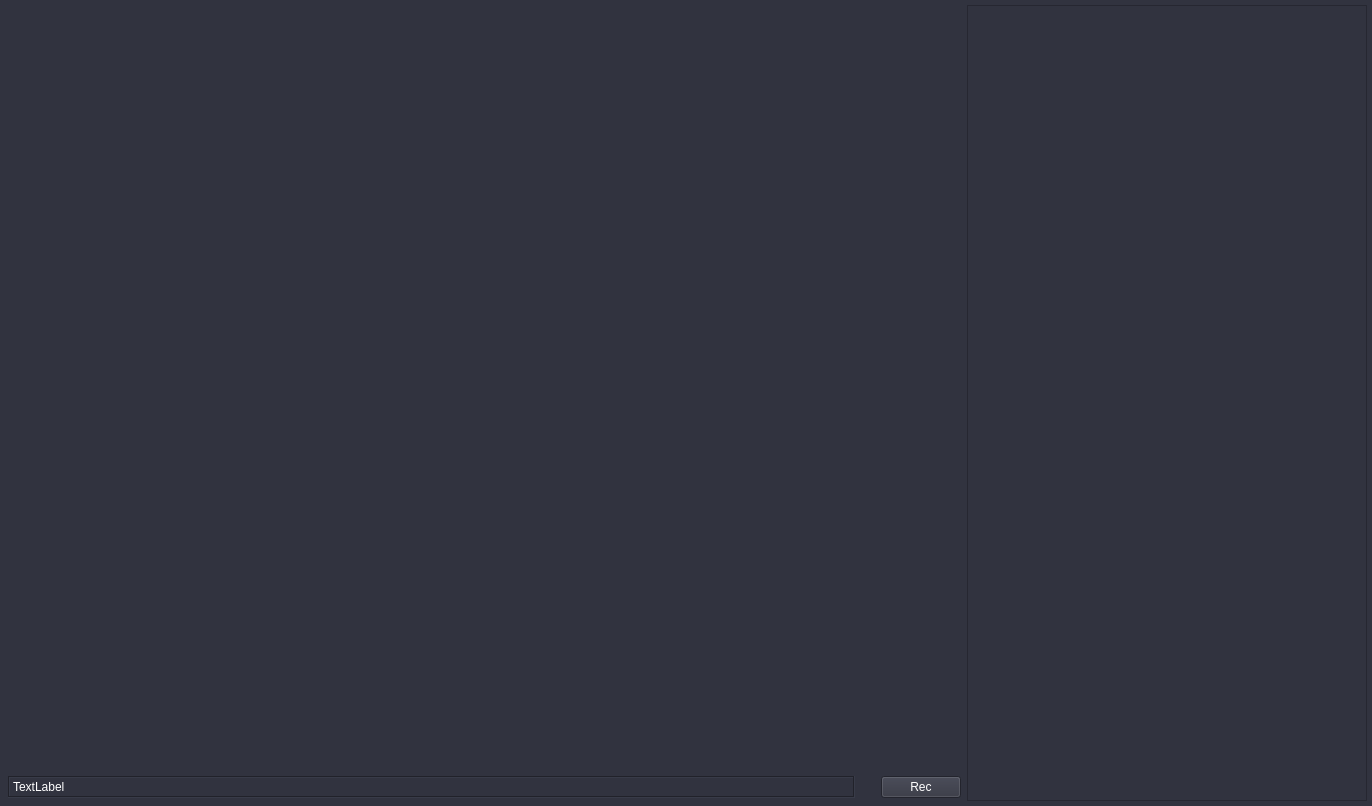
<?xml version="1.0" encoding="UTF-8"?>
<ui version="4.0">
 <class>MainWindow</class>
 <widget class="QMainWindow" name="MainWindow">
  <property name="geometry">
   <rect>
    <x>0</x>
    <y>0</y>
    <width>1372</width>
    <height>806</height>
   </rect>
  </property>
  <property name="sizePolicy">
   <sizepolicy hsizetype="Expanding" vsizetype="Expanding">
    <horstretch>0</horstretch>
    <verstretch>0</verstretch>
   </sizepolicy>
  </property>
  <property name="windowTitle">
   <string>MainWindow</string>
  </property>
  <property name="styleSheet">
   <string notr="true">background-color:rgb(49, 51, 63);
color:white</string>
  </property>
  <widget class="QWidget" name="centralwidget">
   <property name="sizePolicy">
    <sizepolicy hsizetype="Expanding" vsizetype="Expanding">
     <horstretch>0</horstretch>
     <verstretch>0</verstretch>
    </sizepolicy>
   </property>
   <layout class="QGridLayout" name="gridLayout">
    <property name="margin">
     <number>3</number>
    </property>
    <property name="spacing">
     <number>3</number>
    </property>
    <item row="0" column="1">
     <layout class="QHBoxLayout" name="horizontalLayout">
      <property name="margin">
       <number>2</number>
      </property>
      <item>
       <layout class="QVBoxLayout" name="verticalLayout">
        <property name="margin">
         <number>2</number>
        </property>
        <item>
         <widget class="MyVideoWidget" name="videowidget" native="true">
          <property name="sizePolicy">
           <sizepolicy hsizetype="Expanding" vsizetype="Expanding">
            <horstretch>0</horstretch>
            <verstretch>0</verstretch>
           </sizepolicy>
          </property>
          <property name="minimumSize">
           <size>
            <width>320</width>
            <height>240</height>
           </size>
          </property>
         </widget>
        </item>
        <item>
         <layout class="QHBoxLayout" name="horizontalLayout_4">
          <property name="margin">
           <number>1</number>
          </property>
          <item>
           <widget class="QLabel" name="statuslabel">
            <property name="sizePolicy">
             <sizepolicy hsizetype="Expanding" vsizetype="Preferred">
              <horstretch>0</horstretch>
              <verstretch>0</verstretch>
             </sizepolicy>
            </property>
            <property name="frameShape">
             <enum>QFrame::Box</enum>
            </property>
            <property name="frameShadow">
             <enum>QFrame::Sunken</enum>
            </property>
            <property name="text">
             <string>TextLabel</string>
            </property>
            <property name="textFormat">
             <enum>Qt::PlainText</enum>
            </property>
           </widget>
          </item>
          <item>
           <widget class="MyStatusLamp" name="comm_indicator" native="true">
            <property name="minimumSize">
             <size>
              <width>20</width>
              <height>10</height>
             </size>
            </property>
           </widget>
          </item>
          <item>
           <widget class="QPushButton" name="recording_btn">
            <property name="text">
             <string>Rec</string>
            </property>
            <property name="checkable">
             <bool>true</bool>
            </property>
            <property name="checked">
             <bool>false</bool>
            </property>
            <property name="autoRepeat">
             <bool>false</bool>
            </property>
            <property name="autoDefault">
             <bool>false</bool>
            </property>
            <property name="flat">
             <bool>false</bool>
            </property>
           </widget>
          </item>
         </layout>
        </item>
       </layout>
      </item>
      <item>
       <widget class="GraphicsLayoutWidget" name="graphing">
        <property name="minimumSize">
         <size>
          <width>300</width>
          <height>400</height>
         </size>
        </property>
        <property name="maximumSize">
         <size>
          <width>400</width>
          <height>16777215</height>
         </size>
        </property>
       </widget>
      </item>
     </layout>
    </item>
   </layout>
  </widget>
 </widget>
 <customwidgets>
  <customwidget>
   <class>MyVideoWidget</class>
   <extends>QWidget</extends>
   <header>videowidget</header>
   <container>1</container>
  </customwidget>
  <customwidget>
   <class>MyStatusLamp</class>
   <extends>QWidget</extends>
   <header>mystatuslamp</header>
   <container>1</container>
  </customwidget>
  <customwidget>
   <class>GraphicsLayoutWidget</class>
   <extends>QGraphicsView</extends>
   <header>pyqtgraph</header>
  </customwidget>
 </customwidgets>
 <resources/>
 <connections/>
</ui>
